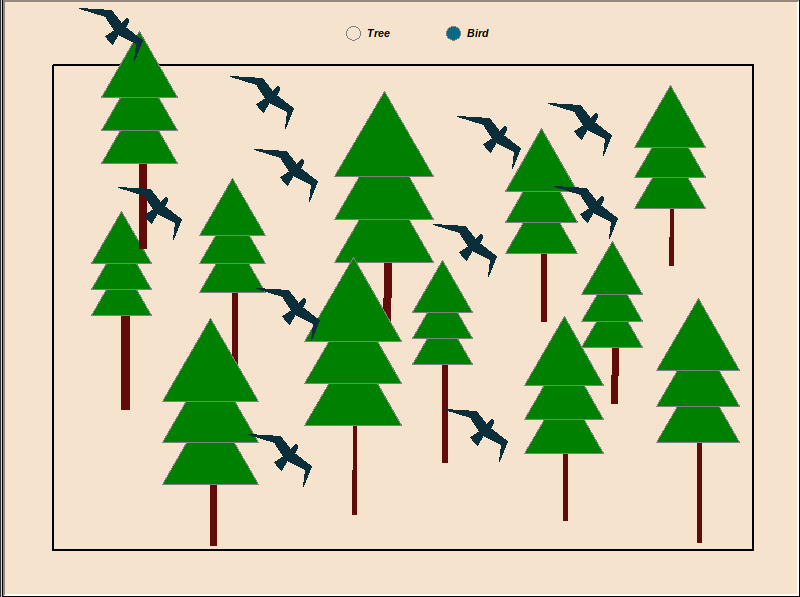

Python code for this plot:
import turtle
import math
import random
from utilities import Draw

WW, WH = 800, 600
RW, RH = 700, 485
TC = (-50, 260)
BC = (50, 260)
ARGPARSE = dict()


class TurtleGraphic(Draw):
    def __init__(self):
        self.bird_checked = False
        self.tree_checked = True
        self.circle_pen_color = 'black'
        self.r = 7
        super().__init__(WW, WH)

    def handle_click(self, x, y):
        print(f'Detected a click at {x, y}')

        def is_inside():
            """
            checks if the current click coordinate is inside the rectangle 
            """
            return (-(RW / 2) < x < RW / 2) and (-(RH / 2) < y < RH / 2)

        cbx, cby = (-285, 270)
        lh = random.randint(50, 100)
        stw = random.randint(4, 8)
        sth = random.randint(50, 100)

        if is_inside():
            if self.bird_checked:
                self.stamp_turtle(x, y, '#0B2F3A')
                print('Bird')
            else:
                self.tree(x, y, stw, sth, lh)
                print('Tree')
        else:
            # check either of these variable to true if the circle is clicked
            self.tree_checked = self.check_circle(x, y, self.r, TC)
            self.bird_checked = self.check_circle(x, y, self.r, BC)

            if self.bird_checked:
                # update the state of the circle when clicked
                self.new_state_circle(self.t, BC[0], BC[1], '#086A87')
                self.new_state_circle(self.t, TC[0], TC[1], '#F6E3CE')
                self.stamp_turtle(cbx, cby, '#0B2F3A')
            else:
                self.stamp_turtle(cbx, cby, '#F6E3CE')
            if self.tree_checked:
                # update the state of the circle when clicked
                self.new_state_circle(self.t, TC[0], TC[1], '#086A87')
                self.new_state_circle(self.t, BC[0], BC[1], '#F6E3CE')

    def new_state_circle(self, t, cx, cy, c):
        t.up()
        t.goto(cx, cy)
        t.down()
        t.fillcolor(c)
        t.begin_fill()
        t.speed('fastest')
        t.circle(self.r)
        t.end_fill()

    def check_circle(self, x, y, radius, c) -> bool:
        """
        Check if the user clicked inside the circle
        """
        cx, cy = c
        sqx = (x - cx)**2
        sqy = (y - cy - 8)**2

        return math.sqrt(sqx + sqy) < radius

    def click(self, screen):
        """
        listen to clicks
        """
        screen.listen()
        screen.onscreenclick(self.handle_click)

    def display(self):
        """
        The main display
        """
        window_color = '#F6E3CE'
        rec_fillc = '#F6E3CE'
        rec_pen_color = 'black'
        rec_pen_color = 'black'
        circle_pen_color = 'black'
        window_title = 'Turtle graphics'
        tree = f"{5 * ' '}Tree"
        bird = f"{5 * ' '}Bird"
        degrees = 90
        screen = self.window

        self.click(screen)

        self.window_display(window_color, window_title)
        self.draw_rectangle(2, -350, -250, RW, RH, rec_pen_color, rec_fillc,
                            degrees)
        self.draw_circle(TC[0], TC[1], self.r, self.circle_pen_color,
                         self.tree_checked)
        self.writer(tree)
        self.draw_circle(BC[0], BC[1], self.r, self.circle_pen_color, False)
        self.writer(bird)
        self.disable_animation()

        turtle.done()  # clock the display


def main():
    tg = TurtleGraphic()
    tg.display()


if __name__ == '__main__':
    main()
